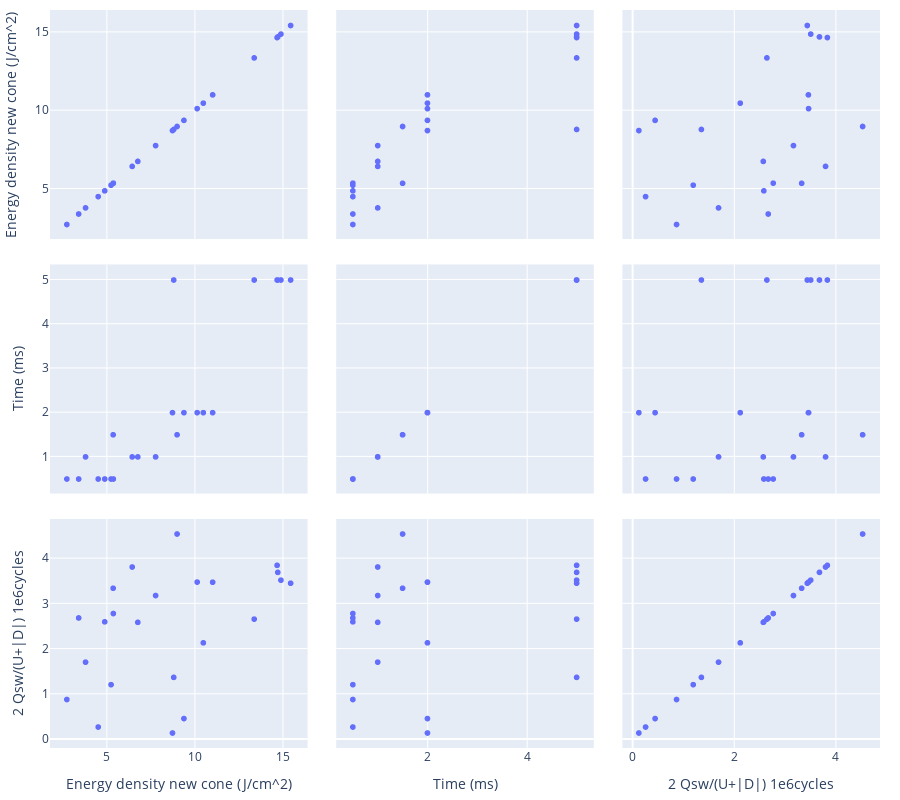

Notebook code cell kept with this figure:
### Code cell
display_data(fe_data)

### Figure 1 — Plotly figure (JSON) as saved in the notebook; plotly's stock layout.template omitted (floating-point values rounded to 4 significant figures)
{"data": [{"dimensions": [{"axis": {"matches": true}, "label": "Energy density new cone (J/cm^2)", "values": [2.73, 3.4, 3.79, 6.44, 5.36, 8.99, 8.8, 14.67, 5.24, 14.89, 10.13, 4.51, 5.37, 4.88, 6.76, 7.77, 8.73, 9.38, 10.48, 11.01, 14.71, 15.44, 13.37]}, {"axis": {"matches": true}, "label": "Time (ms)", "values": [0.5, 0.5, 1, 1, 1.5, 1.5, 5, 5, 0.5, 5, 2, 0.5, 0.5, 0.5, 1, 1, 2, 2, 2, 2, 5, 5, 5]}, {"axis": {"matches": true}, "label": "2 Qsw/(U+|D|) 1e6cycles", "values": [0.873, 2.677, 1.699, 3.805, 3.335, 4.535, 1.363, 3.841, 1.201, 3.514, 3.471, 0.2633, 2.775, 2.591, 2.58, 3.174, 0.1315, 0.4512, 2.127, 3.468, 3.686, 3.446, 2.652]}], "hovertemplate": "%{xaxis.title.text}=%{x}<br>%{yaxis.title.text}=%{y}<extra></extra>", "legendgroup": "", "marker": {"color": "#636efa", "symbol": "circle"}, "name": "", "showlegend": false, "type": "splom"}], "layout": {"legend": {"tracegroupgap": 0}, "margin": {"t": 10, "r": 20, "l": 10, "b": 10}, "dragmode": "select", "height": 800}}
